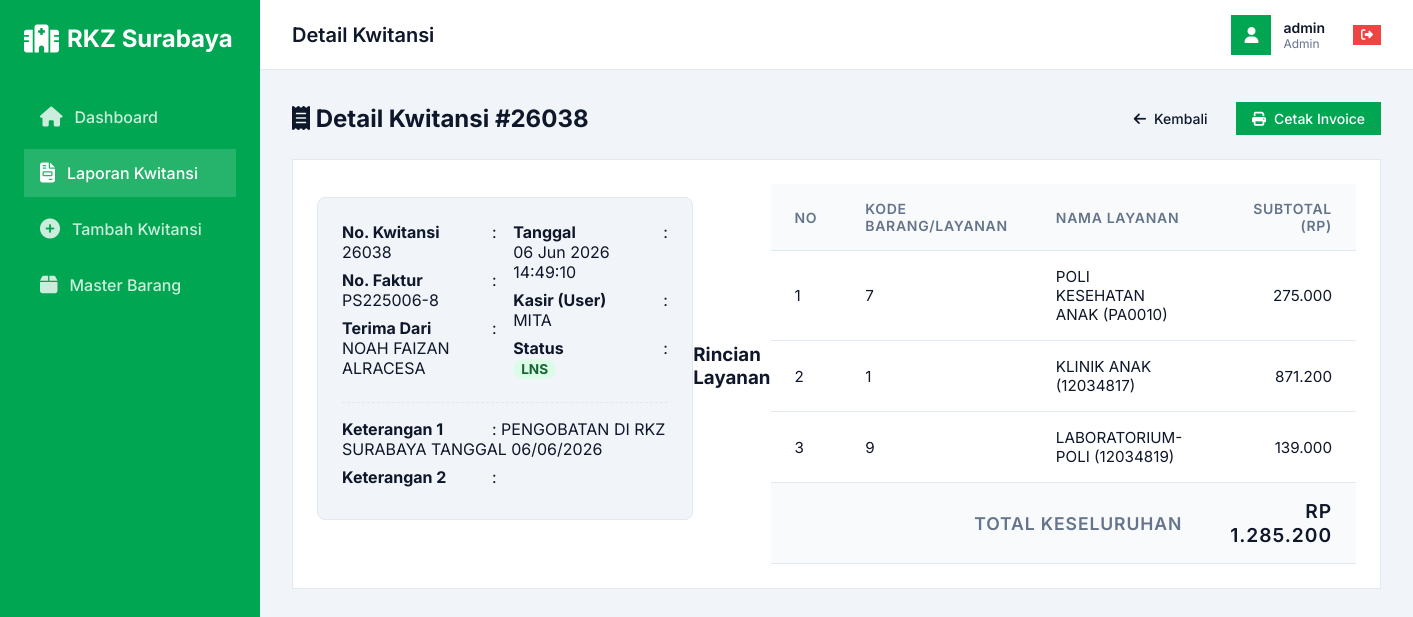
Page /detail_kwitansi.php?id=26038 (signed in) on the committed database.
### tables this page shows
CREATE TABLE IF NOT EXISTS `Kwit_manual_h` (
  `st` varchar(10) DEFAULT NULL,
  `no_kwitansi` varchar(20) NOT NULL,
  `no_faktur` varchar(20) DEFAULT NULL,
  `terima_dari` varchar(100) DEFAULT NULL,
  `Jumlah` decimal(15,2) DEFAULT NULL,
  `keterangan1` varchar(255) DEFAULT NULL,
  `keterangan2` varchar(255) DEFAULT NULL,
  `user` varchar(50) DEFAULT NULL,
  `tgl_kwitansi` date DEFAULT NULL,
  `jam` time DEFAULT NULL,
  `date_created` datetime DEFAULT CURRENT_TIMESTAMP,
  PRIMARY KEY (`no_kwitansi`)
);

CREATE TABLE IF NOT EXISTS `Kwit_manual_d` (
  `id` int(11) NOT NULL AUTO_INCREMENT,
  `no_faktur` varchar(20) DEFAULT NULL,
  `Kd_brg` varchar(10) DEFAULT NULL,
  `nama` varchar(100) DEFAULT NULL,
  `jumlah` decimal(15,2) DEFAULT NULL,
  PRIMARY KEY (`id`)
);

### detail_kwitansi.php (the view, shortened to what this page needs)
<?php
require_once 'config/database.php';
$no_kwitansi = isset($_GET['id']) ? $_GET['id'] : '';
$stmtH = $conn->prepare("SELECT * FROM Kwit_manual_h WHERE no_kwitansi = :id");
$stmtH->execute([':id' => $no_kwitansi]);
$header = $stmtH->fetch(PDO::FETCH_ASSOC);
$stmtD = $conn->prepare("SELECT * FROM Kwit_manual_d WHERE no_faktur = :faktur");
$stmtD->execute([':faktur' => $header['no_faktur']]);
$details = $stmtD->fetchAll(PDO::FETCH_ASSOC);
?>
<!DOCTYPE html>
<html lang="id">
<head>
    <link rel="stylesheet" href="assets/css/style.css">
    <link rel="stylesheet" href="https://cdnjs.cloudflare.com/ajax/libs/font-awesome/6.4.0/css/all.min.css">
</head>
<body>
    <?php include 'components/sidebar.php'; ?>
    <main class="main-content">
        <?php include 'components/topbar.php'; ?>
        <div class="content-area">
            <div style="display: flex; justify-content: space-between; align-items: center; margin-bottom: 1.5rem;">
                <h2 style="color: var(--text-main);"><i class="fas fa-receipt"></i> Detail Kwitansi #<?= htmlspecialchars($header['no_kwitansi']) ?></h2>
                <div>
                    <a href="laporan.php" class="btn" style="background-color: #f1f5f9; color: var(--text-main);"><i class="fas fa-arrow-left"></i> Kembali</a>
                    <a href="cetak_invoice.php?id=<?= urlencode($header['no_kwitansi']) ?>" target="_blank" class="btn btn-primary" style="margin-left: 0.5rem;"><i class="fas fa-print"></i> Cetak Invoice</a>
                </div>
            </div>
            <div class="card">
                <div class="detail-box">
                    <div style="display: grid; grid-template-columns: 1fr 1fr; gap: 1rem;">
                        <div>
                            <p><strong>No. Kwitansi</strong>: <?= htmlspecialchars($header['no_kwitansi']) ?></p>
                            <p><strong>No. Faktur</strong>: <?= htmlspecialchars($header['no_faktur']) ?></p>
                            <p><strong>Terima Dari</strong>: <?= htmlspecialchars($header['terima_dari']) ?></p>
                        </div>
                        <div>
                            <p><strong>Tanggal</strong>: <?= date('d M Y', strtotime($header['tgl_kwitansi'])) ?> <?= htmlspecialchars($header['jam']) ?></p>
                            <p><strong>Kasir (User)</strong>: <?= htmlspecialchars($header['user']) ?></p>
                            <p><strong>Status</strong>: <span style="background: #dcfce7; color: #166534; padding: 2px 8px; border-radius: 12px; font-weight: bold; font-size: 0.85rem;"><?= htmlspecialchars($header['st']) ?></span></p>
                        </div>
                    </div>
                    <div style="margin-top: 1rem; padding-top: 1rem; border-top: 1px dashed var(--border-color);">
                        <p><strong>Keterangan 1</strong>: <?= htmlspecialchars($header['keterangan1']) ?></p>
                        <p><strong>Keterangan 2</strong>: <?= htmlspecialchars($header['keterangan2']) ?></p>
                    </div>
                </div>
                <h3 style="margin-bottom: 1rem;">Rincian Layanan</h3>
                <div class="table-responsive">
                    <table class="table">
                        <thead>
                            <tr>
                                <th>No</th>
                                <th>Kode Barang/Layanan</th>
                                <th>Nama Layanan</th>
                                <th style="text-align: right;">Subtotal (Rp)</th>
                            </tr>
                        </thead>
                        <tbody>
                            <?php if (count($details) === 0): ?>
                            <tr>
                                <td colspan="4" style="text-align: center;">Tidak ada detail layanan untuk kwitansi ini.</td>
                            </tr>
                            <?php else: ?>
                                <?php $no = 1; foreach ($details as $row): ?>
                                <tr>
                                    <td><?= $no++ ?></td>
                                    <td><?= htmlspecialchars($row['Kd_brg']) ?></td>
                                    <td><?= htmlspecialchars($row['nama']) ?></td>
                                    <td style="text-align: right;"><?= number_format($row['jumlah'], 0, ',', '.') ?></td>
                                </tr>
                                <?php endforeach; ?>
                            <?php endif; ?>
                        </tbody>
                        <tfoot>
                            <tr>
                                <th colspan="3" style="text-align: right; font-size: 1.1rem;">TOTAL KESELURUHAN</th>
                                <th style="text-align: right; font-size: 1.2rem; color: var(--primary-color);">Rp <?= number_format($header['Jumlah'], 0, ',', '.') ?></th>
                            </tr>
                        </tfoot>
                    </table>
                </div>
            </div>
        </div>
    </main>
</body>
</html>

### assets/css/style.css (style rules this page uses)
:root { --primary: #00A651; --primary-hover: #008B45; --secondary: #64748b; --bg-color: #f1f5f9; --card-bg: #ffffff; --text-main: #0f172a; --text-muted: #64748b; --border-color: #e2e8f0; --success: #10b981; --danger: #ef4444; --font-family: 'Inter', sans-serif; --radius: 0; }
* { box-sizing: border-box; margin: 0; padding: 0; }
body { font-family: var(--font-family); background-color: var(--bg-color); color: var(--text-main); display: flex; min-height: 100vh; }
.main-content { flex: 1; margin-left: 260px; display: flex; flex-direction: column; }
.content-area { padding: 2rem; }
.card { background-color: var(--card-bg); padding: 1.5rem; border: 1px solid var(--border-color); display: flex; align-items: center; justify-content: space-between; }
table { width: 100%; border-collapse: collapse; }
th { text-align: left; padding: 1rem 1.5rem; background-color: #f8fafc; color: var(--text-muted); font-weight: 600; font-size: 0.875rem; text-transform: uppercase; letter-spacing: 0.05em; border-bottom: 1px solid var(--border-color); }
td { padding: 1rem 1.5rem; border-bottom: 1px solid var(--border-color); color: var(--text-main); font-size: 0.95rem; }
.btn { display: inline-flex; align-items: center; gap: 0.5rem; padding: 0.5rem 1rem; font-weight: 500; cursor: pointer; border: none; transition: all 0.2s; text-decoration: none; font-size: 0.875rem; }
.btn-primary { background-color: var(--primary); color: white; }

### detail_kwitansi.php (style rules this page uses)
.detail-box { background: var(--bg-color); padding: 1.5rem; border-radius: 8px; border: 1px solid var(--border-color); margin-bottom: 2rem; }
.detail-box p { margin-bottom: 0.5rem; color: var(--text-main); }
.detail-box strong { display: inline-block; width: 150px; }

### rows in the picture
kwit_manual_h: no_kwitansi "26038", no_faktur "PS225006-8", terima_dari "NOAH FAIZAN ALRACESA", tgl_kwitansi "06 Jun 2026", jam "14:49:10", user "MITA", st "LNS", keterangan1 "PENGOBATAN DI RKZ SURABAYA TANGGAL 06/06/2026", Jumlah "1.285.200"
kwit_manual_d: Kd_brg "7", nama "POLI KESEHATAN ANAK (PA0010)", jumlah "275.000"
kwit_manual_d: Kd_brg "1", nama "KLINIK ANAK (12034817)", jumlah "871.200"
kwit_manual_d: Kd_brg "9", nama "LABORATORIUM-POLI (12034819)", jumlah "139.000"

### other values in the picture
$page_title "Detail Kwitansi"
$username_display "admin"
$role_display "Admin"
